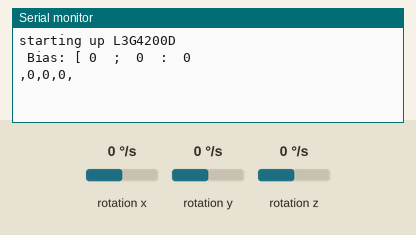
The sketch below on a simulated Arduino Uno, built with avr-gcc and run on an emulated ATmega328P. Shown: the last lines printed to the serial monitor. Wiring (inferred from the names in the program): L3G4200D gyroscope at I2C address 0x69. The test bench sets the inputs (shaded band); at power-on: rotation x 0 °/s, rotation y 0 °/s, rotation z 0 °/s.

Above: at 8.4 s.
8.5 s: rotation x set to -192 °/s
At 9.0 s:
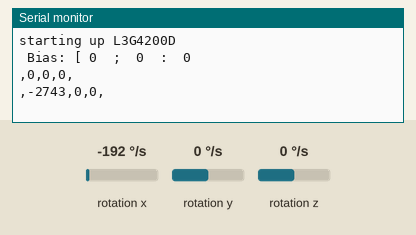
10.0 s: rotation y set to -192 °/s
At 10.9 s:
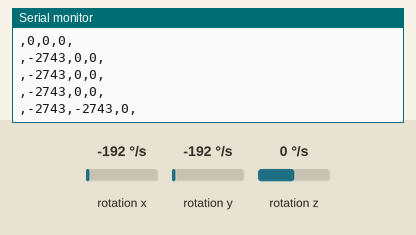
11.5 s: rotation z set to -192 °/s
At 12.0 s:
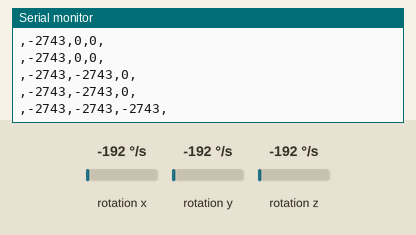
13.0 s: rotation x set to 12 °/s
At 13.0 s:
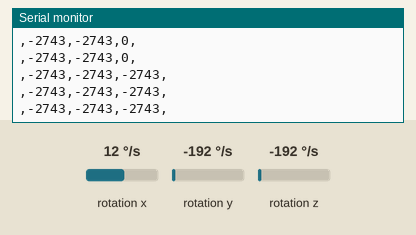
Timing chart, 0 to 16.0 s (numbered marks = the images above; inputs shaded):
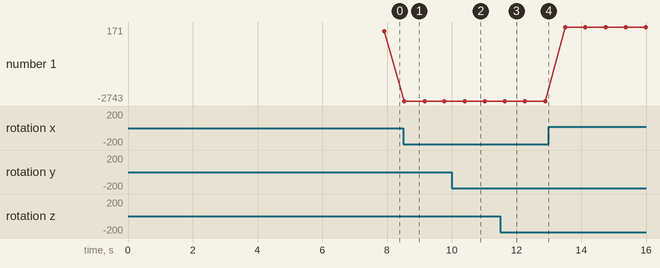

The sketch:

GyroData.ino
```cpp
//Arduino 1.0+ only

#include <Wire.h>

#define CTRL_REG1 0x20
#define CTRL_REG2 0x21
#define CTRL_REG3 0x22
#define CTRL_REG4 0x23
#define CTRL_REG5 0x24

//use address 104 if CS is not connected
int L3G4200D_Address = 105; //I2C address of the L3G4200D

int x;
int y;
int z;

int bx,by,bz;
long bxS,byS,bzS;

float phi=0;
float theta=0;
float psi=0;

float deltaT = 2.5, timerLoop = 0, timerReading = 0, timer2 = 0, count = 0;
long k=0, kM1=0, kM2=0;
// sampling time angle computation
int dt=0;

void setup()
{
  Wire.begin();
  Serial.begin(9600);
  Serial.println("starting up L3G4200D");
  setupL3G4200D(2000); // Configure L3G4200  - 250, 500 or 2000 deg/sec
  delay(1500); //wait for the sensor to be ready
  calcBias();
  k = millis();
}

void loop()
{
  // This will update x, y, and z with new values
  getGyroValues();
  // Removes Bias
  removeBias();

  // Inner Loop
  timerLoop = millis()-kM1;
  if (timerLoop >= deltaT)
  {
    kM1 = millis();
    count += 1;
    calcAngle();
    if (count >= 200)
    {
      count = 0;
      //printAngle();
      printCSVomega();
      //printTime();
    }
  }

  //printOmega();
}

void calcBias()
{
  int c = 2000;
  for (int i = 0; i<c; i++)
  {
    getGyroValues();
    bxS = bxS + x;
    byS = byS + y;
    bzS = bzS + z;
  }
  bx = bxS / c;
  by = byS / c;
  bz = bzS / c;

  Serial.print(" Bias: [ ");
  Serial.print(bx);
  Serial.print("  ;  ");
  Serial.print(by);
  Serial.print("  :  ");
  Serial.println(bz);
}

void calcAngle()
{
 dt = millis()-k;
 phi=phi+x*(double)dt/1000.0;
 theta=theta+y*(double)dt/1000.0;
 psi=psi+z*(double)dt/1000.0;
// Serial.print("SSSSS  ");
// Serial.print(dt);
// Serial.println("  SSSS  ");
 k=millis();
}

void printTime()
{
  Serial.print("  timer loop: ");
  Serial.print(timerLoop);
  Serial.print("  timer reading: ");
  Serial.print(timerReading);
  Serial.print("  dt: ");
  Serial.println(dt);
}

void getGyroValues()
{
  byte xMSB = readRegister(L3G4200D_Address, 0x29);
  byte xLSB = readRegister(L3G4200D_Address, 0x28);
  x = ((xMSB << 8) | xLSB);

  byte yMSB = readRegister(L3G4200D_Address, 0x2B);
  byte yLSB = readRegister(L3G4200D_Address, 0x2A);
  y = ((yMSB << 8) | yLSB);

  byte zMSB = readRegister(L3G4200D_Address, 0x2D);
  byte zLSB = readRegister(L3G4200D_Address, 0x2C);
  z = ((zMSB << 8) | zLSB);

}

void removeBias()
{
  x = x - bx;
  y = y - by;
  z = z - bz;
}

int setupL3G4200D(int scale)
{
  //From  Jim Lindblom of Sparkfun's code

  // Enable x, y, z and turn off power down:
  //writeRegister(L3G4200D_Address, CTRL_REG1, 0b00001111);
  // 400Hz and 1Hz cutoff frq of the HPF
  //writeRegister(L3G4200D_Address, CTRL_REG1, 0b01011111);
  // 200Hz
  writeRegister(L3G4200D_Address, CTRL_REG1, 0b01001111);

  // If you'd like to adjust/use the HPF:
  // High pass filter cut off frecuency configuration
  // ODR 200Hz, cutoff 0.02Hz 1001
  //writeRegister(L3G4200D_Address, CTRL_REG2, 0b00001001);
  // ODR 200Hz, cutoff 1 Hz 0100
  //writeRegister(L3G4200D_Address, CTRL_REG2, 0b00000100);
  // ODR 200Hz, cutoff 0.02Hz 1001
  writeRegister(L3G4200D_Address, CTRL_REG2, 0b00001001);

  // Configure CTRL_REG3 to generate data ready interrupt on INT2
  // No interrupts used on INT1, if you'd like to configure INT1
  // or INT2 otherwise, consult the datasheet:
  //writeRegister(L3G4200D_Address, CTRL_REG3, 0b00001000);

  // CTRL_REG4 controls the full-scale range, among other things:

  if(scale == 250)
  {
    writeRegister(L3G4200D_Address, CTRL_REG4, 0b00000000);
  }
  else if(scale == 500)
  {
    writeRegister(L3G4200D_Address, CTRL_REG4, 0b00010000);
  }
  else
  {
    writeRegister(L3G4200D_Address, CTRL_REG4, 0b00110000);
  }

  // CTRL_REG5 controls high-pass filtering of outputs, use it
  // if you'd like:
  writeRegister(L3G4200D_Address, CTRL_REG5, 0b00010000);
  //writeRegister(L3G4200D_Address, CTRL_REG5, 0b00000000);
}

void writeRegister(int deviceAddress, byte address, byte val)
{
    Wire.beginTransmission(deviceAddress); // start transmission to device
    Wire.write(address);       // send register address
    Wire.write(val);         // send value to write
    Wire.endTransmission();     // end transmission
}

int readRegister(int deviceAddress, byte address)
{
    int v;
    Wire.beginTransmission(deviceAddress);
    Wire.write(address); // register to read
    Wire.endTransmission();

    Wire.requestFrom(deviceAddress, 1); // read a byte

    while(!Wire.available())
    {
        // waiting
        Serial.println("No Data");
    }

    v = Wire.read();
    return v;
}

void printOmega()
{
  Serial.print("       Wx:");
  Serial.print(x);

  Serial.print("       Wy:");
  Serial.print(y);

  Serial.print("       Wz:");
  Serial.println(z);
}

void printCSVomega()
{
  Serial.print(",");
  Serial.print(x);

  Serial.print(",");
  Serial.print(y);

  Serial.print(",");
  Serial.print(z);
  Serial.println(",");
}


void printAngle()
{
  Serial.print("Phi:");
  Serial.print(phi);

  Serial.print("       Theta:");
  Serial.print(theta);

  Serial.print("       Psi:");
  Serial.println(psi);
}
```

Measured:
- after the input at 8.5 s, the serial monitor: prints a new line at once (image 1)
- after the input at 10.0 s, the serial monitor: prints a new line after 0.40 s (image 2)
- after the input at 11.5 s, the serial monitor: prints a new line after 0.14 s (image 3)
- plotted number 1: 0 → -2743 after the input at 8.5 s, -2743 → 171 after the input at 13.0 s
